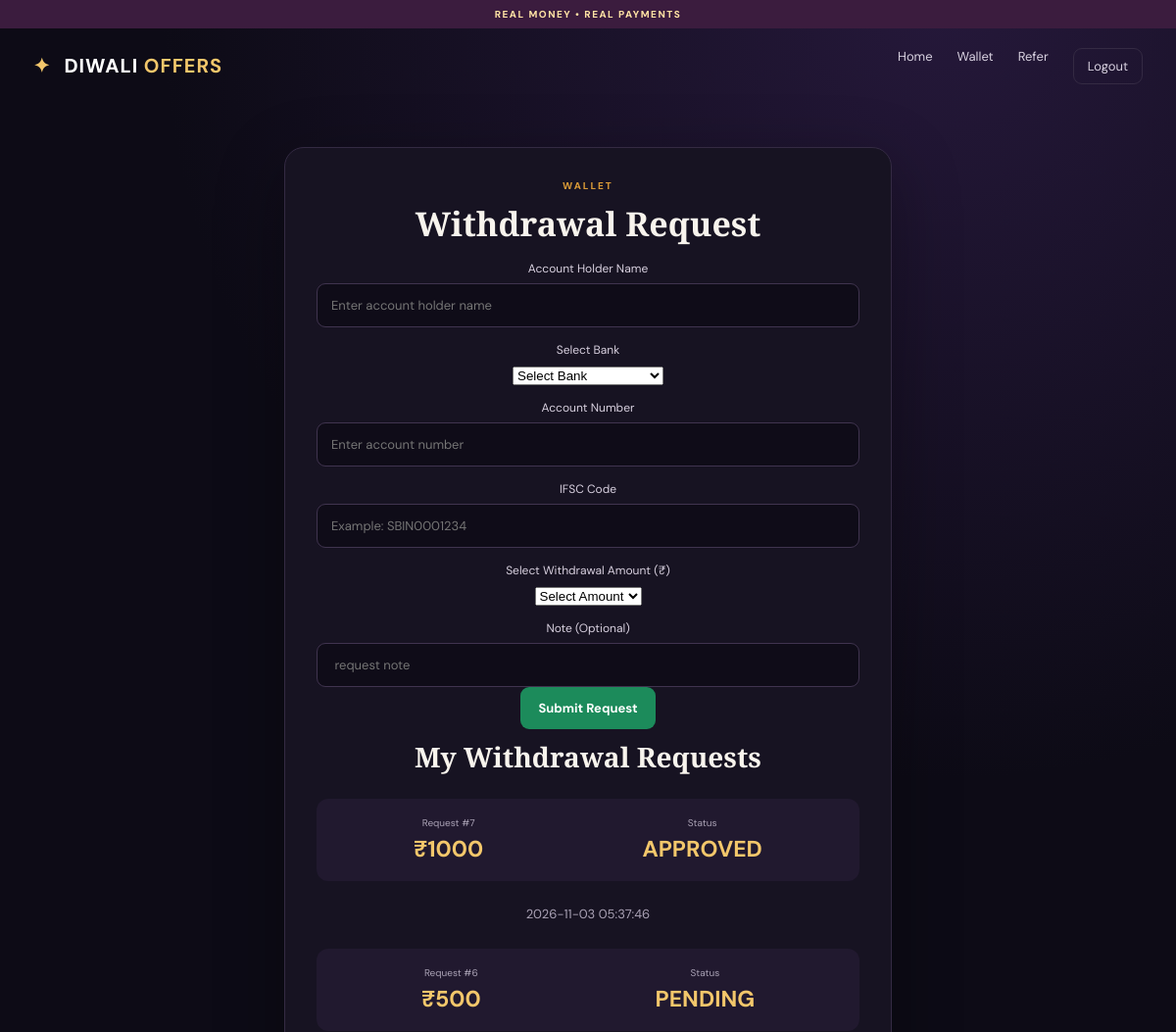
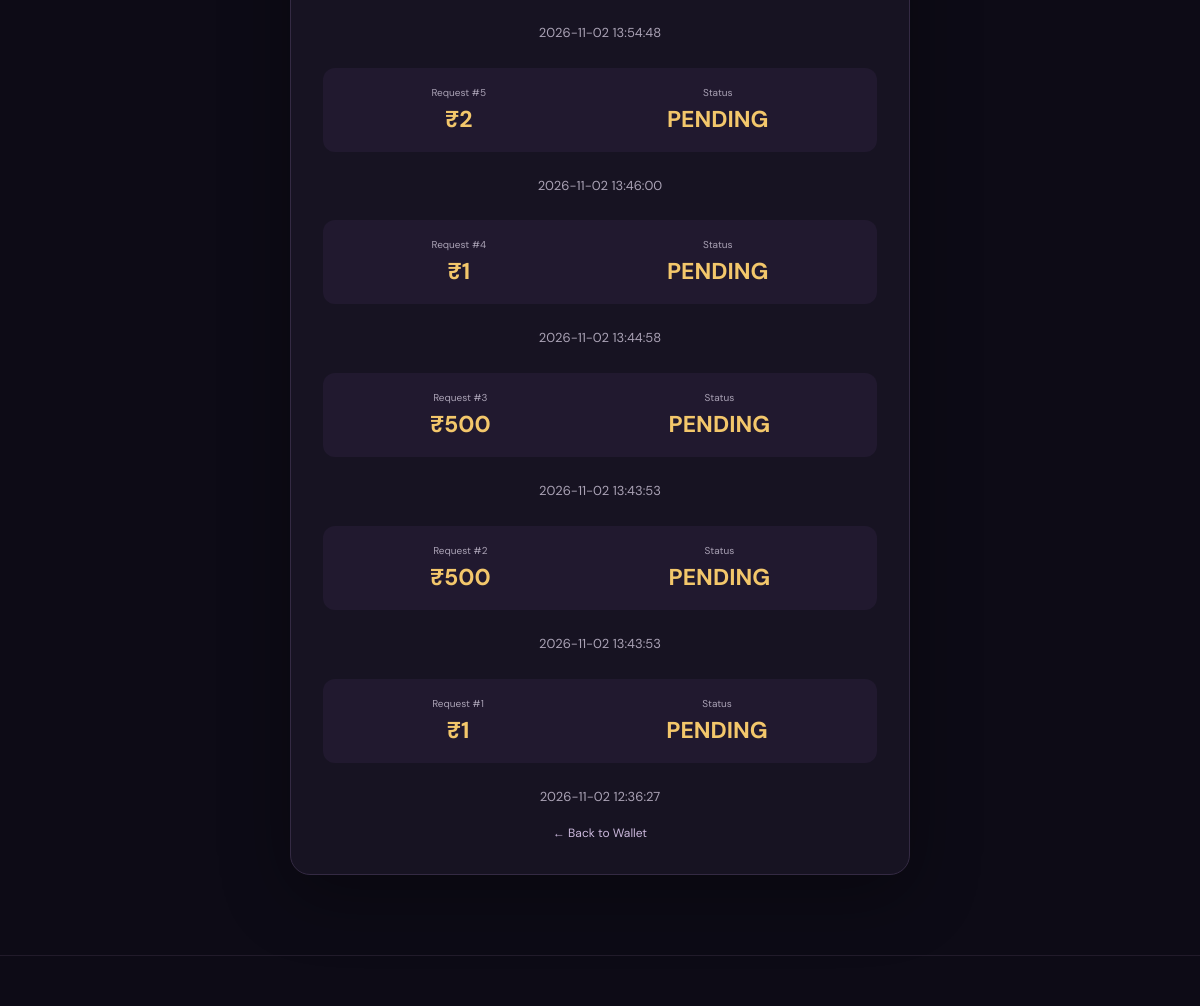
/withdraw (signed in), run on the app's committed database (2 pictures, top to bottom).
### tables this page shows
CREATE TABLE withdrawals (
            id INTEGER PRIMARY KEY AUTOINCREMENT,
            user_id INTEGER NOT NULL,
            amount INTEGER NOT NULL,
            note TEXT,
            status TEXT NOT NULL DEFAULT 'PENDING',
            created_at TEXT DEFAULT CURRENT_TIMESTAMP
        , account_holder TEXT, bank_name TEXT, account_number TEXT, ifsc_code TEXT);

### app.py (the view, shortened to what this page needs)
@app.route("/withdraw", methods=["GET", "POST"])
@login_required
def withdraw():
    user = current_user()
    allowed_amounts = [500, 1000, 2000, 5000, 10000]
    with db() as con:
        requests_list = con.execute(
            """SELECT * FROM withdrawals
            WHERE user_id=? ORDER BY id DESC""",
            (user["id"],)
        ).fetchall()
    return render_template(
        "withdraw.html",
        user=user,
        withdrawals=requests_list
    )

### app.py (called while the page is built)
def db():
    conn = sqlite3.connect(DB_PATH)
    conn.row_factory = sqlite3.Row
    return conn

def current_user():
    if not session.get("user_id"):
        return None
    with db() as con:
        return con.execute(
            "SELECT * FROM users WHERE id=?",
            (session["user_id"],)
        ).fetchone()

def login_required(fn):
    @wraps(fn)
    def wrapped(*args, **kwargs):
        if not current_user():
            return redirect(url_for("login"))
        return fn(*args, **kwargs)
    return wrapped

@app.context_processor
def inject_globals():
    return {"current_user": current_user(), "demo_mode": True}

### templates/withdraw.html (shortened to what this page needs)
{% extends "base.html" %}
{% block content %}
<div class="checkout-wrap">
  <div class="checkout-card">
    <div class="eyebrow"> WALLET</div>
    <h1>Withdrawal Request</h1>
<form method="POST" action="{{ url_for('withdraw') }}">
    <label for="account_holder">Account Holder Name</label>
    <input
        type="text"
        id="account_holder"
        name="account_holder"
        maxlength="100"
        placeholder="Enter account holder name"
        required
    >
    <label for="bank_name">Select Bank</label>
    <select id="bank_name" name="bank_name" required>
        <option value="">Select Bank</option>
    </select>
    <label for="account_number">Account Number</label>
    <input
        type="text"
        id="account_number"
        name="account_number"
        inputmode="numeric"
        minlength="9"
        maxlength="18"
        pattern="[0-9]{9,18}"
        placeholder="Enter account number"
        required
    >
    <label for="ifsc_code">IFSC Code</label>
    <input
        type="text"
        id="ifsc_code"
        name="ifsc_code"
        maxlength="11"
        pattern="[A-Za-z]{4}0[A-Za-z0-9]{6}"
        placeholder="Example: SBIN0001234"
        required
    >
    <label for="amount">Select Withdrawal Amount (₹)</label>
    <select id="amount" name="amount" required>
        <option value="">Select Amount</option>
    </select>
    <label for="note">Note (Optional)</label>
    <input
        type="text"
        id="note"
        name="note"
        maxlength="200"
        placeholder=" request note"
    >
    <button class="btn success" type="submit">
        Submit  Request
    </button>
</form>
    <h2>My Withdrawal Requests</h2>
    {% for item in withdrawals %}
      <div class="checkout-summary">
        <div>
          <small>Request #{{ item.id }}</small>
          <strong>₹{{ item.amount }}</strong>
        </div>
        <div>
          <small>Status</small>
          <strong>{{ item.status }}</strong>
        </div>
      </div>
      <p class="muted">{{ item.created_at }}</p>
    {% else %}
      <p class="muted">No withdrawal requests yet.</p>
    {% endfor %}
    <a class="back-link" href="{{ url_for('wallet') }}">← Back to Wallet</a>
  </div>
</div>
{% endblock %}

### templates/base.html (shortened to what this page needs)
<!doctype html>
<html lang="en">
<head>
  <link rel="stylesheet" href="{{ url_for('static', filename='style.css') }}">
</head>
<body>
<div class="demo-strip">    REAL MONEY • REAL PAYMENTS</div>
<header class="topbar">
  <a class="brand" href="{{ url_for('dashboard') if current_user else url_for('login') }}"><span class="brand-icon">✦</span> DIWALI <b>OFFERS</b></a>
  {% if current_user %}
  <nav><a href="{{ url_for('dashboard') }}">Home</a><a href="{{ url_for('wallet') }}">Wallet</a><a href="{{ url_for('referral') }}">Refer</a><a href="{{ url_for('logout') }}" class="nav-logout">Logout</a></nav>
  {% endif %}
</header>
<main class="page">
  {% block content %}{% endblock %}
</main>
<footer></footer>
</body></html>

### static/style.css (style rules this page uses)
:root { --bg:#0d0b16;--panel:#171322;--panel2:#21192f;--gold:#f3c76b;--gold2:#d99a37;--text:#f8f4ed;--muted:#aaa2b5;--line:#342a43;--purple:#9b69d5 }
* { box-sizing:border-box }
html { scroll-behavior:smooth }
body { margin:0;background:radial-gradient(circle at 80% 0%,#25183a 0,transparent 35%),var(--bg);color:var(--text);font-family:'DM Sans',sans-serif;min-height:100vh }
.demo-strip { text-align:center;background:#3b1c3e;color:#ffe2a4;padding:8px;font-size:10px;font-weight:800;letter-spacing:1.5px }
.topbar { height:76px;max-width:1180px;margin:auto;padding:0 24px;display:flex;align-items:center;justify-content:space-between }
.brand { color:#fff;text-decoration:none;font-size:20px;font-weight:800;letter-spacing:1px }
.brand b { color:var(--gold) }
.brand-icon { color:var(--gold);margin-right:8px }
.topbar nav { display:flex;gap:25px }
.topbar nav a { color:#d8d1e0;text-decoration:none;font-size:13px }
.nav-logout { border:1px solid var(--line);padding:9px 14px;border-radius:9px }
.page { max-width:1180px;margin:0 auto;padding:25px 24px 70px;min-height:75vh }
footer { text-align:center;color:#776f81;padding:25px;font-size:11px;border-top:1px solid #211b2a }
.eyebrow { font-size:10px;letter-spacing:2px;font-weight:800;color:var(--gold2) }
h1,h2 { font-family:'Playfair Display',serif;margin:9px 0 }
h1 { font-size:38px }
h2 { font-size:28px }
.muted { color:var(--muted);font-size:13px;line-height:1.6 }
.auth-card,.checkout-card { background:var(--panel);border:1px solid var(--line);padding:32px;border-radius:20px;box-shadow:0 20px 70px #0005 }
label { display:block;font-size:12px;color:#d8d0df;margin:15px 0 7px }
input { width:100%;background:#0f0c18;border:1px solid #40344f;border-radius:9px;padding:13px 14px;color:white;outline:none;font:inherit;font-size:13px }
.btn { border:0;border-radius:9px;padding:13px 18px;display:inline-flex;justify-content:center;align-items:center;text-decoration:none;font:700 13px 'DM Sans',sans-serif;cursor:pointer;transition:.2s }
.amount-line small,.checkout-summary small { display:block;color:var(--muted);font-size:10px;margin-bottom:5px }
.checkout-wrap { max-width:620px;margin:10px auto }
.back-link { color:#cbb8dc;text-decoration:none;font-size:12px }
.checkout-card { margin-top:20px;text-align:center }
.checkout-card h1 { font-size:34px }
.checkout-summary { display:flex;justify-content:space-around;background:#21192f;border-radius:12px;padding:18px;margin:24px 0 }
.checkout-summary strong { font-size:23px;color:var(--gold) }
.success { background:#1c8b5b;color:white }

### data on the page
withdrawals: id "7", amount "1000", status "APPROVED", created_at "2026-11-03 05:37:46"
withdrawals: id "6", amount "500", status "PENDING", created_at "2026-11-02 13:54:48"
withdrawals: id "5", amount "2", status "PENDING", created_at "2026-11-02 13:46:00"
withdrawals: id "4", amount "1", status "PENDING", created_at "2026-11-02 13:44:58"
withdrawals: id "3", amount "500", status "PENDING", created_at "2026-11-02 13:43:53"
withdrawals: id "2", amount "500", status "PENDING", created_at "2026-11-02 13:43:53"
withdrawals: id "1", amount "1", status "PENDING", created_at "2026-11-02 12:36:27"
